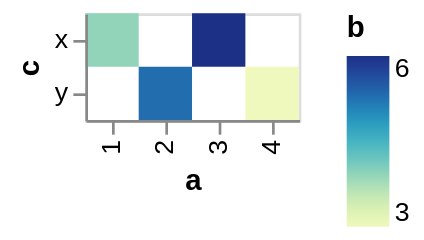

Write a Vega-Lite specification for this figure.
### Vega-Lite specification from a JSON file in a GitHub repository (floating-point values rounded to 4 significant figures)
{"$schema": "https://vega.github.io/schema/vega-lite/v6.4.1.json", "config": {"view": {"continuousHeight": 300, "continuousWidth": 300}}, "data": {"name": "data-aec22b5641fce54c6a1b0f41e0a05405"}, "datasets": {"data-aec22b5641fce54c6a1b0f41e0a05405": [{"a": 1, "b": 4.0, "c": "x", "t": "2026-01-01T00:00:00"}, {"a": 2, "b": 5.5, "c": "y", "t": "2026-01-02T00:00:00"}, {"a": 3, "b": 6.25, "c": "x", "t": "2026-01-03T00:00:00"}, {"a": 4, "b": 3.0, "c": "y", "t": "2026-01-04T00:00:00"}]}, "encoding": {"color": {"field": "b", "type": "quantitative"}, "x": {"field": "a", "type": "ordinal"}, "y": {"field": "c", "type": "nominal"}}, "mark": {"type": "rect"}}
